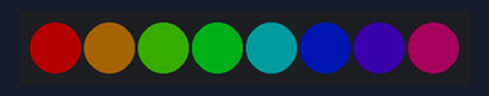
A sketch run on a simulated Arduino Uno, built with avr-gcc and run on an emulated ATmega328P. Shown: 8 RGB LEDs in strip order, left to right. Dim RGB values are drawn brighter than linear.

Above: at 0.15 s.
At 5.09 s:
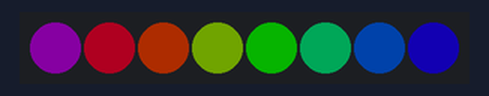
At 10.02 s:
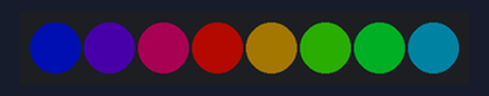
At 18.97 s:
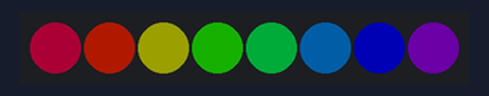
At 28.22 s:
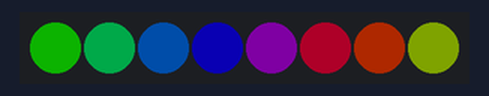
At 39.63 s:
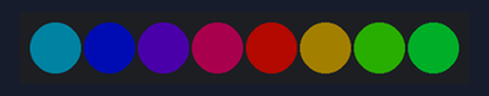
Timing chart, 0 to 40.0 s (numbered marks = the images above):
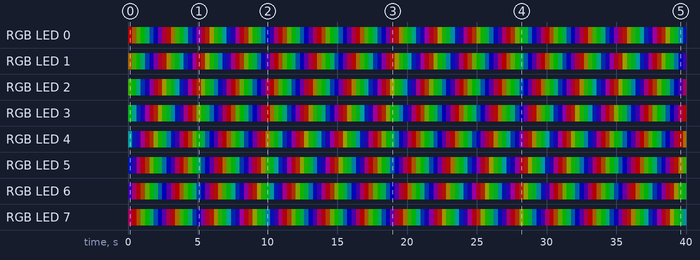

Measured:
- by itself, RGB LED 0: off → RGB(64, 0, 0) at 0.00 s, → RGB(42, 22, 0) 0.31 s later, → RGB(20, 44, 0) 0.31 s later, → RGB(0, 63, 1) 0.31 s later, … (130 changes in this stretch)
- by itself, RGB LED 3: off → RGB(0, 56, 8) at 0.00 s, → RGB(0, 34, 30) 0.31 s later, → RGB(0, 12, 52) 0.31 s later, → RGB(9, 0, 54) 0.31 s later, … (130 changes in this stretch)

The sketch:

fast_led2.ino
```cpp
#include <FastLED.h>
#define NUM_LEDS 8
#define DATA_PIN 6
#define BRIGHTNESS 64

int red = 0;
int green = 0;
int blue = 0;
CRGB leds[NUM_LEDS];


void setup() {
  FastLED.addLeds<NEOPIXEL, DATA_PIN>(leds, NUM_LEDS);
  FastLED.setBrightness(BRIGHTNESS);
}

void loop() {
  for (int j = 0; j < 256 * 5; j++)
  {
    for (int i = 0; i < 8; i++)
    {
      Wheel(((i * 256 / 8) + j)%255);
      leds[i] = CRGB(red, green, blue);
    }
    FastLED.show();
    delay(10);
  }
}


void Wheel(byte WheelPos) {
  WheelPos = 255 - WheelPos;
  if (WheelPos < 85) {
    red = 255 - WheelPos * 3;
    green = 0;
    blue = WheelPos * 3;
  }
  else if (WheelPos < 170) {
    WheelPos -= 85;
    red = 0;
    green = WheelPos * 3;
    blue = 255 - WheelPos * 3;
  }
  else {
    WheelPos -= 170;
    red = WheelPos * 3;
    green = 255 - WheelPos * 3;
    blue = 0;
  }
}
```
